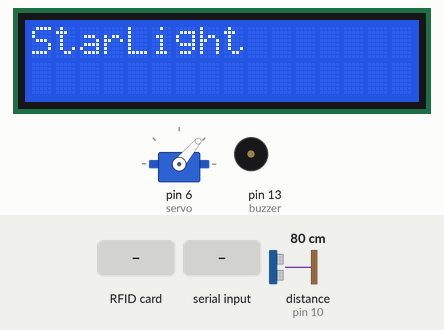
Recording of a sketch running on a simulated Arduino Mega 2560, built with avr-gcc and run on an emulated ATmega2560. On the bench: servo, 16×2 character LCD, buzzer (waves = sounding). Wiring (inferred from the names in the program): ultrasonic range finder: trigger pin 9; echo pin 10; IR receiver: data pin 41. The test bench sets the inputs (shaded band); at power-on: distance to the obstacle (sensor on pin 10) 80 cm. The echo pulse lasts 58.3 µs per cm; what the sketch prints to the serial monitor is not drawn.

Above: at 1.3 s.
1.4 s: distance to the obstacle (sensor on pin 10) set to 11 cm
2.9 s: distance to the obstacle (sensor on pin 10) set to 8 cm
At 3.4 s:
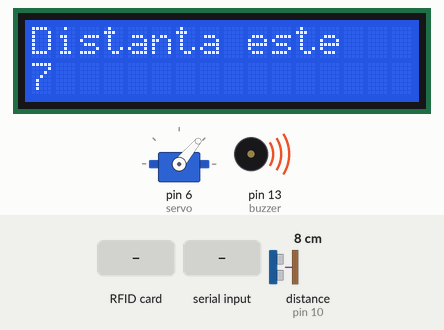
5.9 s: RFID card 8E 4D 4A 73 held to the reader
At 6.9 s:
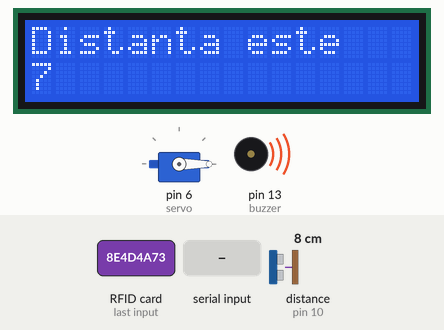
8.6 s: distance to the obstacle (sensor on pin 10) set to 4 cm
At 8.67 s:
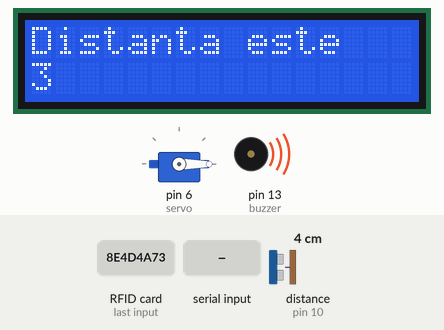
11.6 s: "8e4d4a73\n" received over the second serial link
At 12.16 s:
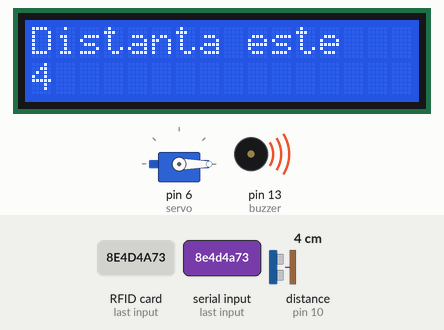
13.5 s: "8e4d4a73\n" received over Serial
Timing chart, 0 to 16.1 s (numbered marks = the images above; inputs shaded):
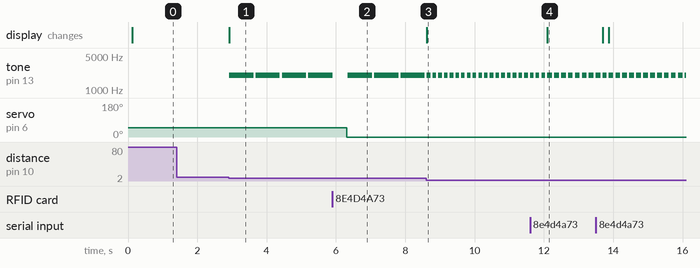

The sketch:

tot.ino
```cpp
#include <SPI.h>
#include <MFRC522.h>
#include <LiquidCrystal.h>
#include <Servo.h>
#include <MemoryFree.h>

Servo servo;

const int rs = 12, en = 11, d4 = 7, d5 = 4, d6 = 3, d7 = 2;
LiquidCrystal lcd(rs, en, d4, d5, d6, d7);                  //init lcd

const int trigPin = 9;
const int echoPin = 10;             //init ultrasonic sensor
float duration, distance;
int k=1;
String receivedData;
String serialInput;


const int buzzer = 13;              //int buzzer

int IRSensor = 41;            // init IR sensor

#define SS_PIN 53
#define RST_PIN 5         // Define pins for RFID

// Use Serial1 for Bluetooth communication
#define BLUETOOTH_SERIAL Serial1

MFRC522 rfid(SS_PIN, RST_PIN);          // Instance of the MFRC522 class

void setup() {
  Serial.begin(9600);            // Serial Monitor for debugging
  Serial2.begin(115200);         // Celalalt serial pentru IR sensor
  BLUETOOTH_SERIAL.begin(9600);  // Initialize HC-05 Bluetooth module

  pinMode(IRSensor, INPUT);
  servo.attach(6);        //attaches the servo on pin A0 to the Servo object
  k=1;
  servo.write(50);        //init pozitie servo                             50-->bariera ridicata,   0-->bariera coborata
  SPI.begin();                   // Initialize SPI bus
  rfid.PCD_Init();               // Initialize MFRC522 RFID reader

  Serial.println("Place an RFID card near the reader...");

  lcd.begin(16, 2);
  pinMode(trigPin, OUTPUT);
	pinMode(echoPin, INPUT);
  pinMode(buzzer, OUTPUT);
 // lcd.print("Distanta este:");

}

void loop() {
  digitalWrite(trigPin, LOW);
	delayMicroseconds(2);
	digitalWrite(trigPin, HIGH);
	delayMicroseconds(10);
	digitalWrite(trigPin, LOW);
  duration = pulseIn(echoPin, HIGH);
  distance = (duration*.0343)/2;
  //fct_senzor_ultras(distance);
  //Serial.println(distance);
  if(distance<40)
      fct_senzor_ultras(distance);
  else
  {
    lcd.clear();
    fct_lcd_afis(0, 0, "StarLight");
  }
  //fct_lcd_afis(0, 0, "Distanta este");
  //fct_lcd_afis(0, 1, String(distance));
  //Serial.println(fct_senzor_ir());

  if (rfid.PICC_IsNewCardPresent() && rfid.PICC_ReadCardSerial()) {
    Serial.print(F("RFID Tag UID: "));
    String rfidData = "";
    for (byte i = 0; i < rfid.uid.size; i++) {
      Serial.print(rfid.uid.uidByte[i] < 0x10 ? " 0" : " ");
      Serial.print(rfid.uid.uidByte[i], HEX);
      rfidData += String(rfid.uid.uidByte[i], HEX);
      delay(100);
    }                                                                    //RFID card reading
    // Send RFID data via Bluetooth
    BLUETOOTH_SERIAL.println(rfidData);
    Serial.println("Sent via Bluetooth: " + rfidData);

  if(rfidData=="8e4d4a73" && k==0)
  {
    servo.write(50);
    k=1;
  }
  else if(rfidData=="8e4d4a73" && k==1)
  {
    servo.write(0);
    k=0;
  }
}


    // Opreste RFID card
    rfid.PICC_HaltA();


  if (BLUETOOTH_SERIAL.available()) {
    receivedData = BLUETOOTH_SERIAL.readStringUntil('\n'); // Read data from Bluetooth
    Serial.print("Received via Bluetooth: ");
    Serial.println(receivedData);
  }

  if(fct_senzor_ir()==0)
  {
    servo.write(0);
    k=0;
    if(digitalRead(IRSensor)==1)
      receivedData="0";
    else
      receivedData="1";
          exit;

  }else
  {
    if(receivedData=="1")           //daca apesi 1 pe aplicatie, servo se roteste la 0 grade
    {
      servo.write(0);
      k=0;

    }
    else if(receivedData=="0")        //daca apesi 2 pe aplicatie, servo se roteste la 90 grade
    {
        servo.write(50);
        k=1;
    }
  }
                                        //Handle Bluetooth communication


  // Handle Serial input (if needed)
  if (Serial.available()) {
    serialInput = Serial.readStringUntil('\n'); // Read from Serial Monitor
    BLUETOOTH_SERIAL.println(serialInput);            // Forward to Bluetooth
    Serial.println("Sent to Bluetooth: " + serialInput);                //daca scrii in serial monitor, se trimite pe aplicatie
  }

  delay(30);


  String rfidData = ""; // Clear the String variable


}   //END VOID LOOP

// Routine to print RFID data in HEX format


 void printHex(byte *buffer, byte bufferSize) {
  for (byte i = 0; i < bufferSize; i++) {
    Serial.print(buffer[i] < 0x10 ? " 0" : " ");
    Serial.print(buffer[i], HEX);
  }
}


void fct_lcd_afis(int cursor_linie,int cursor_coloana,String text_lcd)
{
  lcd.setCursor(cursor_linie, cursor_coloana);
  lcd.print(text_lcd);
}                                       //functie pentru afisare pe lcd

void fct_senzor_ultras(int distance)
{
  if(distance>40)                    //daca masina este foarte departe sau extrem de aproape
  {
    lcd.clear();
    lcd.print("Starlight");
    delay(1000);
    return;

  }
  //lcd.print(distance);
  else if(distance<5)                    //daca masina e foarte aproape, se aude un sunet mai des
  {
    lcd.clear();
    fct_lcd_afis(0, 0, "Distanta este");
    fct_lcd_afis(0, 1, String(distance));
    tone(buzzer, 2000);
    delay(distance*35);
    noTone(buzzer);
  }
  else if(distance<9 && distance>5)             //daca masina se apropie, de aude un sunet mai rar
  {

    lcd.clear();
    fct_lcd_afis(0, 0, "Distanta este");
    fct_lcd_afis(0, 1, String(distance));
    tone(buzzer, 2000); // Send 1KHz sound signal...
    delay(distance*100);
    noTone(buzzer); // Send 1KHz sound signal...
  }

}

int fct_senzor_ir()
{
  int sensorStatus = digitalRead(IRSensor);

  return sensorStatus;
}
```

Measured:
- the behaviour switches between 10 and 9 cm on distance to the obstacle (sensor on pin 10) (found by bisection; images 0 and 1)
- after the input at 1.4 s, every drawn part: stays the same
- after the input at 2.9 s, tone on pin 13 (buzzer): alternates 2000 Hz for 0.70 s and silent for 0.06 s, starting at once; the display: changes at once (image 1)
- after the input at 5.9 s, servo on pin 6 (servo): 50° → 0° after 0.41 s
- after the input at 8.6 s, tone on pin 13 (buzzer): alternates 2000 Hz for 0.11 s and silent for 0.06 s, starting after 0.13 s; the display: changes at once (image 3)
- after the input at 11.6 s, the display: changes after 0.50 s (image 4)
